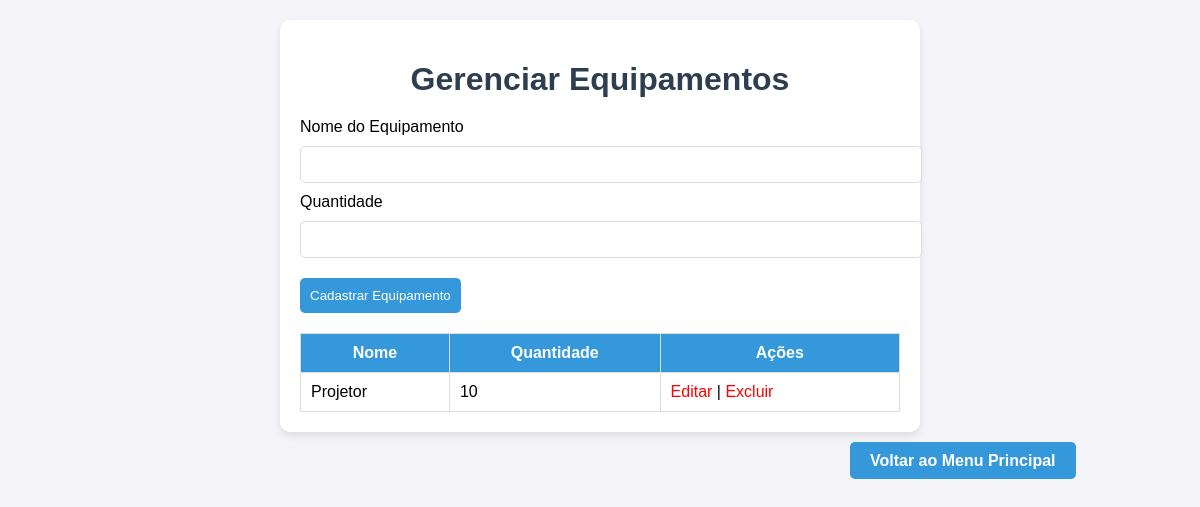
Before: /equipamentos with the older database file.
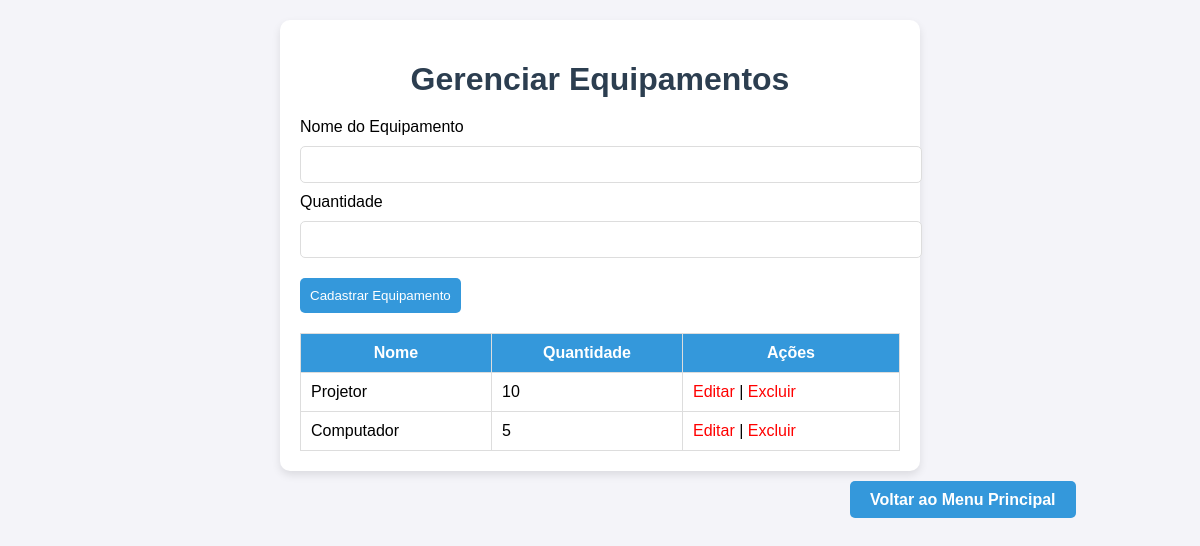
After: the same page with the newer database file.
### tables this page shows
CREATE TABLE Equipamentos (
            id INTEGER PRIMARY KEY AUTOINCREMENT,
            nome TEXT NOT NULL,
            quantidade INTEGER NOT NULL
        );

### app.py (the view, shortened to what this page needs)
@app.route('/equipamentos', methods=['GET', 'POST'])
def equipamentos():
    conn = conectar()
    cursor = conn.cursor()
    cursor.execute('SELECT * FROM Equipamentos')
    equipamentos = cursor.fetchall()
    conn.close()
    return render_template('equipamentos.html', equipamentos=equipamentos)

### database.py (called while the page is built)
def conectar():
    return sqlite3.connect('salas.db')

### templates/equipamentos.html (shortened to what this page needs)
<!DOCTYPE html>
<html lang="en">
<head>
</head>
<body>
    <div class="container">
        <h1>Gerenciar Equipamentos</h1>
        <form action="/equipamentos" method="POST">
            <label for="nome">Nome do Equipamento</label>
            <input type="text" name="nome" required>
            <label for="quantidade">Quantidade</label>
            <input type="number" name="quantidade" required min="1">
            <button type="submit">Cadastrar Equipamento</button>
        </form>
        <table>
            <thead>
                <tr>
                    <th>Nome</th>
                    <th>Quantidade</th>
                    <th>Ações</th>
                </tr>
            </thead>
            <tbody>
                {% for equipamento in equipamentos %}
                <tr>
                    <td>{{ equipamento[1] }}</td>
                    <td>{{ equipamento[2] }}</td>
                    <td>
                        <a href="/editar_equipamento/{{ equipamento[0] }}">Editar</a> |
                        <a href="/deletar_equipamento/{{ equipamento[0] }}" onclick="return confirm('Tem certeza que deseja excluir este equipamento?');">Excluir</a>
                    </td>
                </tr>
                {% endfor %}
            </tbody>
        </table>
    </div>
    <a href="/" class="btn-voltar">Voltar ao Menu Principal</a>
</body>
</html>

Changed rows visible on the page:
added Equipamentos: nome "Computador", quantidade "5"
